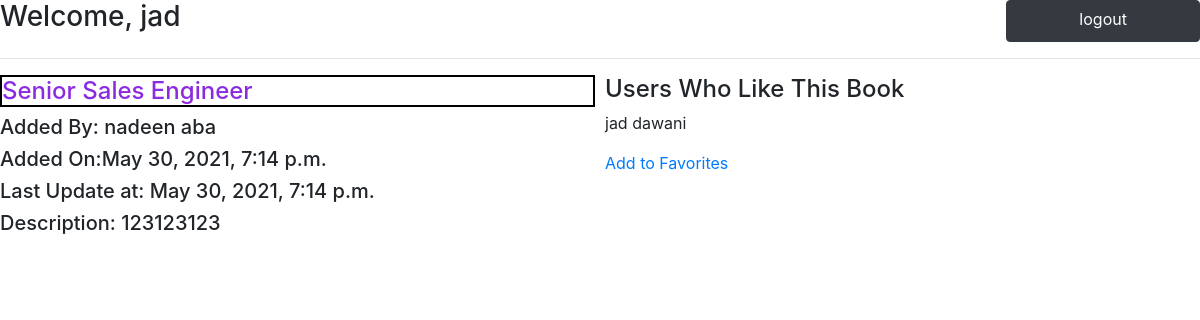
The app's page /books/5 (signed in) with its own data.
### fav_app/models.py (models this page shows)
class User(models.Model):
    first_name = models.CharField(max_length=45)
    last_name = models.CharField(max_length=45)
    email = models.CharField(max_length=45)
    password =models.CharField(max_length=45)
    created_at = models.DateTimeField(auto_now_add=True)
    updated_at = models.DateTimeField(auto_now=True)
    objects = UserManager()

class Book(models.Model):
    title = models.CharField(max_length=255)
    description = models.TextField()
    uploded_by =models.ForeignKey(User,related_name="books_uploded",on_delete=models.CASCADE)
    users_who_like= models.ManyToManyField(User,related_name="liked_books")
    created_at = models.DateTimeField(auto_now_add=True)
    updated_at = models.DateTimeField(auto_now=True)
    objects = BookManager()

### fav_app/views.py (the view)
# urls.py: path('books/<int:id>',views.view_book),
def view_book(request,id):
    contet={
            'first_name':request.session['first_name'],
            'user':User.objects.all(),
            'book':Book.objects.get(id=id),
        }
    return render(request,'showbook.html',contet)

### fav_app/templates/showbook.html (shortened to what this page needs)
<!DOCTYPE html>
<html lang="en">
<head>
    <link rel="stylesheet" href="https://cdn.jsdelivr.net/npm/bootstrap@4.6.0/dist/css/bootstrap.min.css">
</head>
<body>
    <nav>
        <h3>Welcome, {{first_name}}{{last_name}} </h3>
        <a class="btn btn-dark" data-toggle="collapse" href="/logout" role="button" aria-expanded="false" aria-controls="multiCollapseExample1">logout</a>
</nav>
<hr>
<section>
{% if request.session.user != book.uploded_by.id %}
    <div id="book">
        <h4 style="color: blueviolet;">{{book.title}}</h4>
        <h5 >Added By: {{ book.uploded_by.first_name }} {{ book.uploded_by.last_name }}</h5>
        <h5 >Added On:{{book.created_at}} </h5>
        <h5>Last Update at: {{book.updated_at}}</h5>
        <h5>Description: {{book.description}}</h5>
    </div>
    <div class="books">
        <h4>Users Who Like This Book</h4>
        {% for user in book.users_who_like.all %}
        <p>{{ user.first_name }} {{ user.last_name }}</p>
        {%endfor%}
        <a href="/addfav/{{book.id}}">Add to Favorites</a>
    </div>
    {%endif%}
</section>
</body>
</html>

### fav_app/templates/showbook.html (style rules this page uses)
a { flex: 1; }
nav { display: flex; }
nav h3 { flex: 6; }
section { display: flex; }
#book { flex: 1; }
.books { flex:1; padding-left:10px ; }
#book h4 { border: 2px solid black; }

### records on screen
User: first_name "jad", last_name "dawani"
Book: title "Senior Sales Engineer", uploded_by.first_name "nadeen", uploded_by.last_name "aba", created_at "May 30, 2021, 7:14 p.m.", updated_at "May 30, 2021, 7:14 p.m.", description "123123123"
